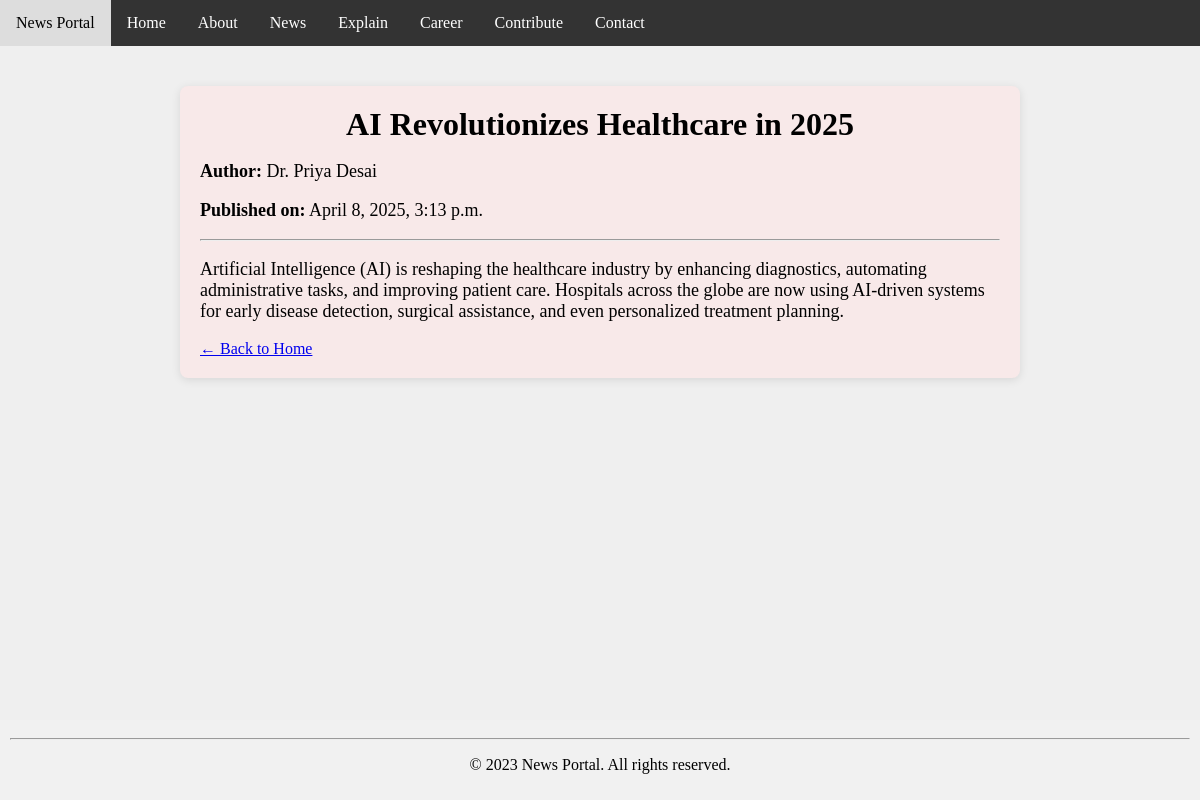
The app's page /article/1/ with its own data.
### news/models.py (models this page shows, shortened)
class Article(models.Model):
    title = models.CharField(max_length=200)
    author = models.CharField(max_length=100)
    content = models.TextField()
    pub_date = models.DateTimeField(auto_now_add=True)

### news/views.py (the view)
# urls.py: path('article/<int:article_id>/', views.article_detail, name='article_detail'),
def article_detail(request, article_id):
    article = get_object_or_404(Article, pk=article_id)
    return render(request, 'news/detail.html', {'article': article})

### news/templates/news/detail.html (shortened to what this page needs)
<!DOCTYPE html>
<html>
<head>
</head>
<body>
    <main>
        <nav>
            <a href="#">News Portal</a>
            <a href="{% url 'home' %}">Home</a>
            <a href="{% url 'about' %}">About</a>
            <a href="{% url 'news' %}">News</a>
            <a href="{% url 'explain' %}">Explain</a>
            <a href="{% url 'career' %}">Career</a>
            <a href="{% url 'contribute' %}">Contribute</a>
            <a href="{% url 'contact' %}">Contact</a>
        </nav>
        <div class="container">
            <h1>{{ article.title }}</h1>
            <p style="font-size: large;"><strong>Author:</strong> {{ article.author }}</p>
            <p style="font-size: large;"><strong>Published on:</strong> {{ article.pub_date }}</p>
            <hr>
            <p style="font-size: large;">{{ article.content }}</p>
            <a href="/">← Back to Home</a>
        </div>
    </main>
    <footer>
        <hr>
        <p>&copy; 2023 News Portal. All rights reserved.</p>
    </footer>
</body>
</html>

### news/templates/news/detail.html (style rules this page uses)
html, body { margin: 0; padding: 0; height: 100%; }
body { display: flex; flex-direction: column; background-color: #f1f1f1; }
h1 { text-align: center; margin: 0px 0; }
body { background-color: #efefef; }
body { display: flex; flex-direction: column; }
nav { background-color: #333; overflow: hidden; }
nav a { float: left; display: block; color: white; text-align: center; padding: 14px 16px; text-decoration: none; }
main { flex: 1; padding-bottom: 20px; display: flex; flex-direction: column; gap: 40px; }
footer { text-align: center; background-color: #f1f1f1; padding: 10px; }
.container { max-width: 800px; margin: 0 auto; padding: 20px; background-color: #f8e9e9; border-radius: 8px; box-shadow: 0 2px 10px rgba(0, 0, 0, 0.1); }

### records on screen
Article: title "AI Revolutionizes Healthcare in 2025", author "Dr. Priya Desai", pub_date "April 8, 2025, 3:13 p.m.", content "Artificial Intelligence (AI) is reshaping the healthcare industry by enhancing diagnostics, automating administrative tasks, and improving patient care. Hospitals across the globe are now using AI-driven systems for early disease detection, surgical assistance, and even personalized treatment planning."
